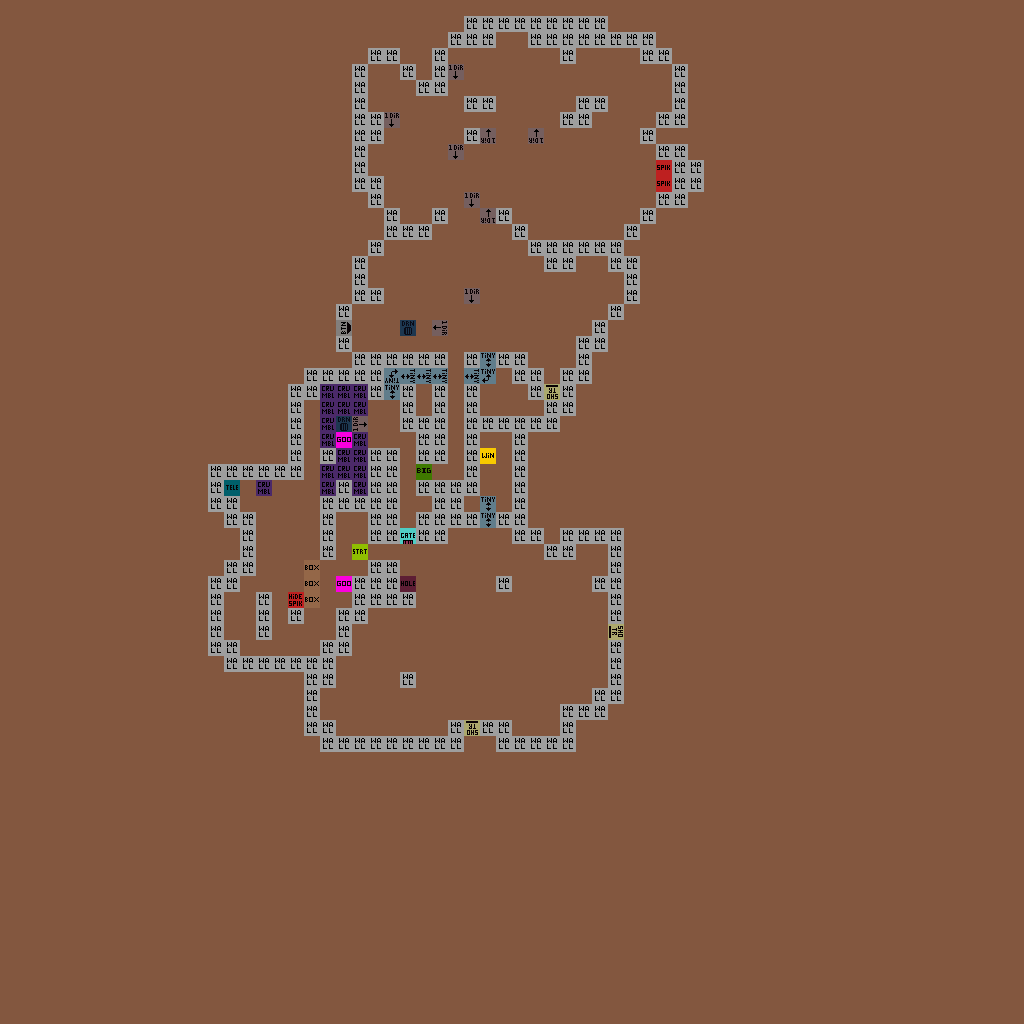

Below is a game level as drawn by its tile map, then a one-line description and the .tmx that defines it (tile-layer data replaced by summaries):
An orthogonal 64x64 tile map with 16x16 px tiles, 3 tile layers (Art_Background, Art_Gameplay, Gameplay), 2 tilesets and 3 objects (spawn).

<map version="1.2" tiledversion="1.2.4" orientation="orthogonal" renderorder="right-down" width="64" height="64" tilewidth="16" tileheight="16" infinite="0" backgroundcolor="#83573f" nextlayerid="8" nextobjectid="5">
 <tileset firstgid="1" source="tileset/GameplayTileset.tsx" />
 <tileset firstgid="33" source="tileset/GameplayImages.tsx" />
 <layer id="4" name="Art_Background" width="64" height="64">
  <data>[4096 cells, 0 non-empty, 0 distinct tile ids]</data>
 </layer>
 <layer id="6" name="Art_Gameplay" width="64" height="64">
  <data>[4096 cells, 0 non-empty, 0 distinct tile ids]</data>
 </layer>
 <layer id="5" name="Gameplay" width="64" height="64">
  <data>[4096 cells, 338 non-empty, 18 distinct tile ids]</data>
 </layer>
 <objectgroup id="2" name="Properties">
  <properties>
   <property name="onHit" value="setGate(25,33,open)" />
  </properties>
  <object id="1" name="spawn" x="352" y="544" width="16" height="16" />
  <object id="3" x="224" y="480" width="16" height="16">
   <properties>
    <property name="location" value="26,31" />
   </properties>
  </object>
  <object id="4" x="336" y="320" width="16" height="16">
   <properties>
    <property name="onHit" value="setGate(25,33,open)" />
   </properties>
  </object>
 </objectgroup>
</map>
